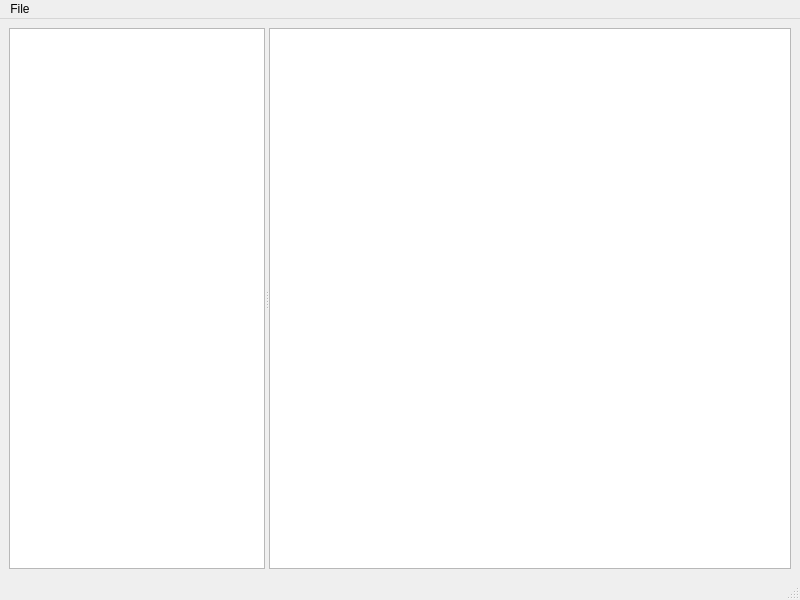
<?xml version="1.0" encoding="UTF-8"?>
<ui version="4.0">
 <class>MainWindow</class>
 <widget class="QMainWindow" name="MainWindow">
  <property name="geometry">
   <rect>
    <x>0</x>
    <y>0</y>
    <width>800</width>
    <height>600</height>
   </rect>
  </property>
  <property name="windowTitle">
   <string>MainWindow</string>
  </property>
  <widget class="QWidget" name="centralwidget">
   <layout class="QHBoxLayout" name="horizontalLayout">
    <item>
     <widget class="QSplitter" name="splitter">
      <property name="orientation">
       <enum>Qt::Horizontal</enum>
      </property>
      <widget class="QListView" name="listView">
       <property name="sizePolicy">
        <sizepolicy hsizetype="Preferred" vsizetype="Expanding">
         <horstretch>0</horstretch>
         <verstretch>1</verstretch>
        </sizepolicy>
       </property>
      </widget>
      <widget class="QTableView" name="tableView">
       <property name="sizePolicy">
        <sizepolicy hsizetype="Expanding" vsizetype="Expanding">
         <horstretch>1</horstretch>
         <verstretch>1</verstretch>
        </sizepolicy>
       </property>
      </widget>
     </widget>
    </item>
   </layout>
  </widget>
  <widget class="QMenuBar" name="menubar">
   <property name="geometry">
    <rect>
     <x>0</x>
     <y>0</y>
     <width>800</width>
     <height>22</height>
    </rect>
   </property>
   <widget class="QMenu" name="menuFile">
    <property name="title">
     <string>File</string>
    </property>
    <addaction name="actionOpen"/>
    <addaction name="actionSave"/>
    <addaction name="actionSave_As"/>
    <addaction name="separator"/>
    <addaction name="actionClose"/>
   </widget>
   <addaction name="menuFile"/>
  </widget>
  <widget class="QStatusBar" name="statusbar"/>
  <action name="actionOpen">
   <property name="text">
    <string>Open...</string>
   </property>
  </action>
  <action name="actionSave_As">
   <property name="text">
    <string>Save As...</string>
   </property>
  </action>
  <action name="actionClose">
   <property name="text">
    <string>Close</string>
   </property>
  </action>
  <action name="actionSave">
   <property name="text">
    <string>Save</string>
   </property>
  </action>
 </widget>
 <resources/>
 <connections>
  <connection>
   <sender>actionClose</sender>
   <signal>triggered()</signal>
   <receiver>MainWindow</receiver>
   <slot>close()</slot>
   <hints>
    <hint type="sourcelabel">
     <x>-1</x>
     <y>-1</y>
    </hint>
    <hint type="destinationlabel">
     <x>399</x>
     <y>299</y>
    </hint>
   </hints>
  </connection>
 </connections>
</ui>
